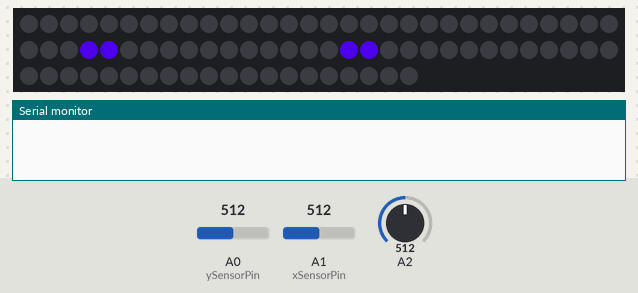
Bench run of a sketch on a simulated Arduino Uno, built with avr-gcc and run on an emulated ATmega328P. Parts: 80 RGB LEDs in strip order, left to right, continuing on the next row, the last lines printed to the serial monitor. The inputs (shaded band) are chosen by the test bench; at power-on: A0 (ySensorPin) = 512, A2 = 512, A1 (xSensorPin) = 512. Dim RGB values are drawn brighter than linear; random numbers use the default seed unless the sketch sets one.

Above: at 1.2 s.
1.3 s: A0 (ySensorPin) set to 900
At 2.57 s:
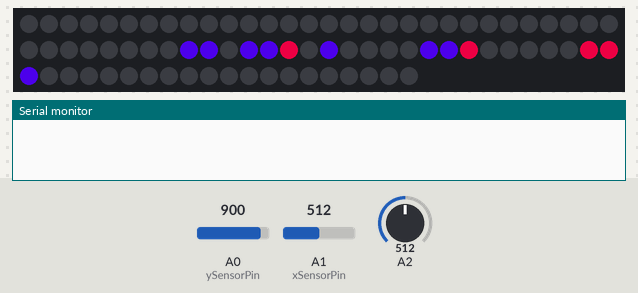
3.4 s: A2 set to 0
At 6.24 s:
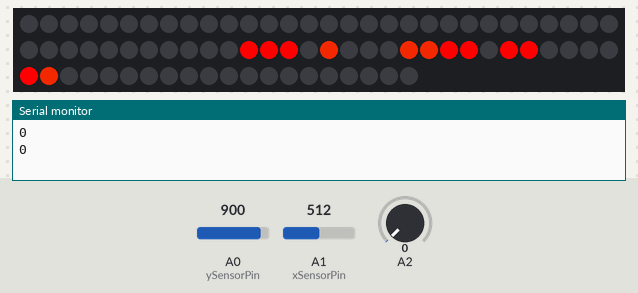
6.6 s: A1 (xSensorPin) set to 889
8.7 s: A1 (xSensorPin) set to 910
At 11.51 s:
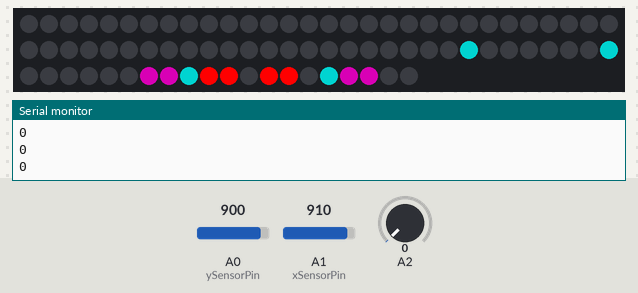
12.4 s: A2 set to 306
14.5 s: A1 (xSensorPin) set to 650
21.4 s: A1 (xSensorPin) set to 627
At 22.9 s:
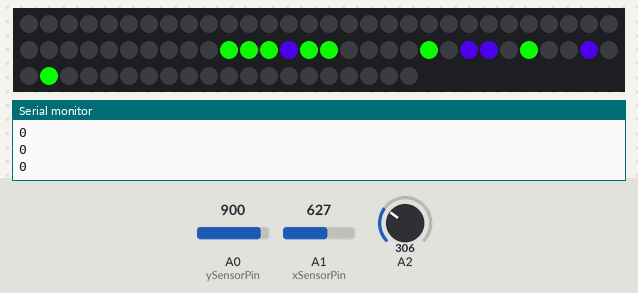

The sketch:

tetris.ino
```cpp
#include "LPD8806.h"
#include "SPI.h"

typedef struct Pos {
  int x, y;
} Pos;

typedef struct Piece {
  int color;
  int rotationCount;
  Pos *rotations;
} Piece;

Pos oPiece_rotations [][4] = {
  {{0,0}, {0,-1}, {1,0}, {1,-1}}
};

Pos lPiece_rotations [][4] = {
  {{0,0}, {1,0}, {-1,0}, {-1,1}},
  {{0,0}, {0,1}, {0,-1}, {-1,-1}},
  {{0,0}, {-1,0}, {1,0}, {1,-1}},
  {{0,0}, {0,-1}, {0,1}, {1,1}},
};

Pos jPiece_rotations [][4] = {
  {{0,0}, {-1,0}, {1,0}, {1,1}},
  {{0,0}, {0,-1}, {0,1}, {-1,1}},
  {{0,0}, {1,0}, {-1,0}, {-1,-1}},
  {{0,0}, {0,1}, {0,-1}, {1,-1}}
};

Pos iPiece_rotations [][4] = {
  {{0,0}, {-1,0}, {1,0}, {2,0}},
  {{0,0}, {0,1}, {0,-1}, {0,-2}}
};

Pos sPiece_rotations [][4] = {
  {{0,0}, {1,0}, {0,1}, {-1,1}},
  {{0,0}, {0,1}, {1,1}, {1,2}}
};

Pos zPiece_rotations [][4] = {
  {{0,0}, {-1,0}, {0,1}, {1,1}},
  {{0,0}, {0,-1}, {-1,0}, {-1,1}}
};

Pos tPiece_rotations [][4] = {
  {{0,0}, {-1,0}, {1,0}, {0,-1}},
  {{0,0}, {0,-1}, {1,0}, {0,1}},
  {{0,0}, {-1,0}, {0,1}, {1,0}},
  {{0,0}, {0,-1}, {-1,0}, {0,1}}
};

Piece pieces[] = {
 {326, 1, (struct Pos*)oPiece_rotations}, //o square block
 {356, 4, (struct Pos*)lPiece_rotations}, //l block
 {122, 4, (struct Pos*)jPiece_rotations}, //j block
 {288, 2, (struct Pos*)sPiece_rotations}, //s block
 {384, 2, (struct Pos*)zPiece_rotations}, //z block
 {192, 2, (struct Pos*)iPiece_rotations}, //I long block
 {19, 4, (struct Pos*)tPiece_rotations} //t block
};

int points = 0;
int fallRate = 1;
int ticks = 0;

int xOffset;
int yOffset;
int pieceIdx;
int rotIdx;

int xSensorPin = A1;
int ySensorPin = A0;
int selectButtonPin = 12;

int xJoystickOffset = 0;
int yJoystickOffset = 0;

const int LEFT_THRESHOLD = 20;
const int RIGHT_THRESHOLD = 1000;

const int MAX_SPEED = 5;

const int LEDsW = 10;
const int LEDsH = 8;
int dataPin = 2;
int clockPin = 3;
LPD8806 strip = LPD8806(LEDsW * LEDsH, dataPin, clockPin);

uint32_t blocks[LEDsW][LEDsH] = {};

void setup() {
  Serial.begin(9600);

  pinMode(selectButtonPin, INPUT);

  strip.begin();
  clearLEDs();
  strip.show();

  randomSeed(analogRead(A2));
  random(0,7); //call it once because it always started with 0

  points = 0;
  ticks = 0;
  yOffset = -1;
  xOffset = 4;
  pieceIdx = random(0,7);
  rotIdx = 1;

  for(int i=0; i<LEDsW; i++){
    for(int j=0; j<LEDsH; j++){
      blocks[i][j] = 0;
    }
  }
}

void loop() {
  int ticksPerDrop = 10; //20 ticks before the piece moves down

  int joyX = analogRead(xSensorPin);
  int joyY = analogRead(ySensorPin);

  int newXJoystickOffset = xJoystickOffset;
  int newYJoystickOffset = yJoystickOffset;

  //record left or right joystick push
  if (joyX < 128){
    newXJoystickOffset = 1;
  }
  else if (joyX > 896){
   newXJoystickOffset = -1;
  }
  else if (384 < joyX && joyX < 640){
    newXJoystickOffset = 0;
  }

  //record up or down joystick push
  if (joyY < 128){
    newYJoystickOffset = 1;
  }
  else if (joyY > 896){
   newYJoystickOffset = -1;
  }
  else if (384 < joyY && joyY < 640){
    newYJoystickOffset = 0;
  }

  //if there was a joystick left or right push, move the piece
  if (newXJoystickOffset != 0) {
     tryMove(rotIdx, xOffset + xJoystickOffset, yOffset);
  }

  //if there was a joystick up or down push, rotate or move down
  if(newYJoystickOffset == 1 && yJoystickOffset == 0){
    int rotation = (rotIdx + 1) % (pieces[pieceIdx].rotationCount);
    tryMove(rotation, xOffset, yOffset);
  } else if(yJoystickOffset == -1){
    if(!tryMove(rotIdx, xOffset, yOffset + 1)){
      finishPiece();
      ticks = 0;
    }
  }

  if (ticks > ticksPerDrop){
     ticks = 0;
     if(!tryMove(rotIdx, xOffset, yOffset + 1)) { //reset if reached bottom
       finishPiece();
     }
  }
  else {
    ticks++;
  }

  xJoystickOffset = newXJoystickOffset;
  yJoystickOffset = newYJoystickOffset;

  strip.show();
  delay(50);
}

void finishPiece()
{
   //save the screen
   bool failed = setBlocks(xOffset, yOffset);
   if(failed){
     Serial.println(points);
     setup();

   } else {
     clearRows();

     // setup new piece.
     xOffset = 3;
     yOffset = -2;
     rotIdx = 0;
     pieceIdx = random(0,7);
   }
}

// saves the current piece into a array
// returns true if it fails to add the block (because you lost)
bool setBlocks(int posX, int posY)
{
  Pos *offsets = pieces[pieceIdx].rotations + (4 * rotIdx);
  uint32_t color = pieces[pieceIdx].color;

  for(int i=0; i<4; i++){
    int x = posX + offsets[i].x;
    int y = posY + offsets[i].y;

    if(0 <= x && x < LEDsW && 0 <= y && y < LEDsH){
      blocks[x][y] = color;
    } else {
      return true;
    }
  }

  return false;
}

/*
erases the old position of the piece
if the position is a valid place, it changes the values
if the position is not, it does nothing

it draws the shape with the values, changed or not*/
bool tryMove(int rotation, int posX, int posY)
{
   //set the old location to be black
   displayPiece(0, xOffset, yOffset);

   bool unblocked = checkMove(rotation, posX, posY);
   if(unblocked){
     xOffset = posX;
     yOffset = posY;
     rotIdx = rotation;
   }

   displayPiece(pieces[pieceIdx].color, xOffset, yOffset);

   return unblocked;
}

//ensures the move doesn't run into other pieces and returns true or false if the move is valid
bool checkMove(int rotation, int posX, int posY)
{
  Pos *offsets = pieces[pieceIdx].rotations + (4* rotation);

  for(int i=0; i<4; i++){
    int x = posX + offsets[i].x;
    int y = posY + offsets[i].y;

    if(y >= LEDsH){
      return false;
    } else if(x < 0 || LEDsW <= x){
      return false;
    } else if(y > 0 && blocks[x][y] != 0){
      return false;
    }
  }

  return true;
}

bool rowIsFull(int row){
  for (int i=0; i<LEDsW; i++){
    if(blocks[i][row] == 0) {return false; }
  }

  return true;
}

void clearRows(){
  for (int row = LEDsH-1; row>=0; row--){
    while (rowIsFull(row)){
      points++;

      for(int blink=0; blink<3; blink++){
        setWhite(row);
        strip.show();
        delay(50);
        clearRow(row);
        strip.show();
        delay(50);
      }

      moveDownFrom(row);
      strip.show();
      delay(150);
    }
  }
}

void clearRow (int row) {
  for (int i=0; i<LEDsW; i++){
    setLED(i, row, 0);
    blocks[i][row] = 0;
  }
}

void setWhite(int row) {
  for (int i=0; i<LEDsW; i++){
    setLED(i, row, ~0);
  }
}

void moveDownFrom(int row){
 for  (int y = row-1; y>=0; y--){
  for (int x = 0; x < LEDsW; x++){
   setLED(x, y+1, blocks[x][y]);
   blocks[x][y+1] = blocks[x][y];
  }
 }

 clearRow(0);
}

void displayPiece(int pieceColor, int baseX, int baseY){
  Pos *offsets = pieces[pieceIdx].rotations + (4* rotIdx);

  for (int i=0; i<4; i++){
    int newX = offsets[i].x + baseX;
    int newY = offsets[i].y + baseY;

    setLED(newX, newY, pieceColor);
  }
}

/*LED utility functions*/
void setLED(int x, int y, uint32_t color){
  int ledAddr = (8 * (9-x)) + (((x&1)==0)?(7-y):(y));
  if (0 <= x && x < LEDsW && 0 <= y && y < LEDsH){
    strip.setPixelColor(ledAddr, color==0?color:Wheel(color-1));
  }
}

void clearLEDs(){
  for(int y=0; y<LEDsH; y++){
    for(int x=0; x<LEDsW; x++){
      setLED(x,y,0);
    }
  }
}

//Input a value 0 to 384 to get a color value.
//The colours are a transition r - g -b - back to r
uint32_t Wheel(uint16_t WheelPos)
{
  byte r, g, b;
  switch(WheelPos / 128)
  {
    case 0:
      r = 127 - WheelPos % 128;   //Red down
      g = WheelPos % 128;      // Green up
      b = 0;                  //blue off
      break;
    case 1:
      g = 127 - WheelPos % 128;  //green down
      b = WheelPos % 128;      //blue up
      r = 0;                  //red off
      break;
    case 2:
      b = 127 - WheelPos % 128;  //blue down
      r = WheelPos % 128;      //red up
      g = 0;                  //green off
      break;
  }
  return(strip.Color(r,g,b));
}
```

Measured:
- the behaviour switches between 896 and 897 on A1 (xSensorPin) (found by bisection; images 2 and 3)
- the behaviour switches between 640 and 639 on A1 (xSensorPin) (found by bisection; images 3 and 4)
